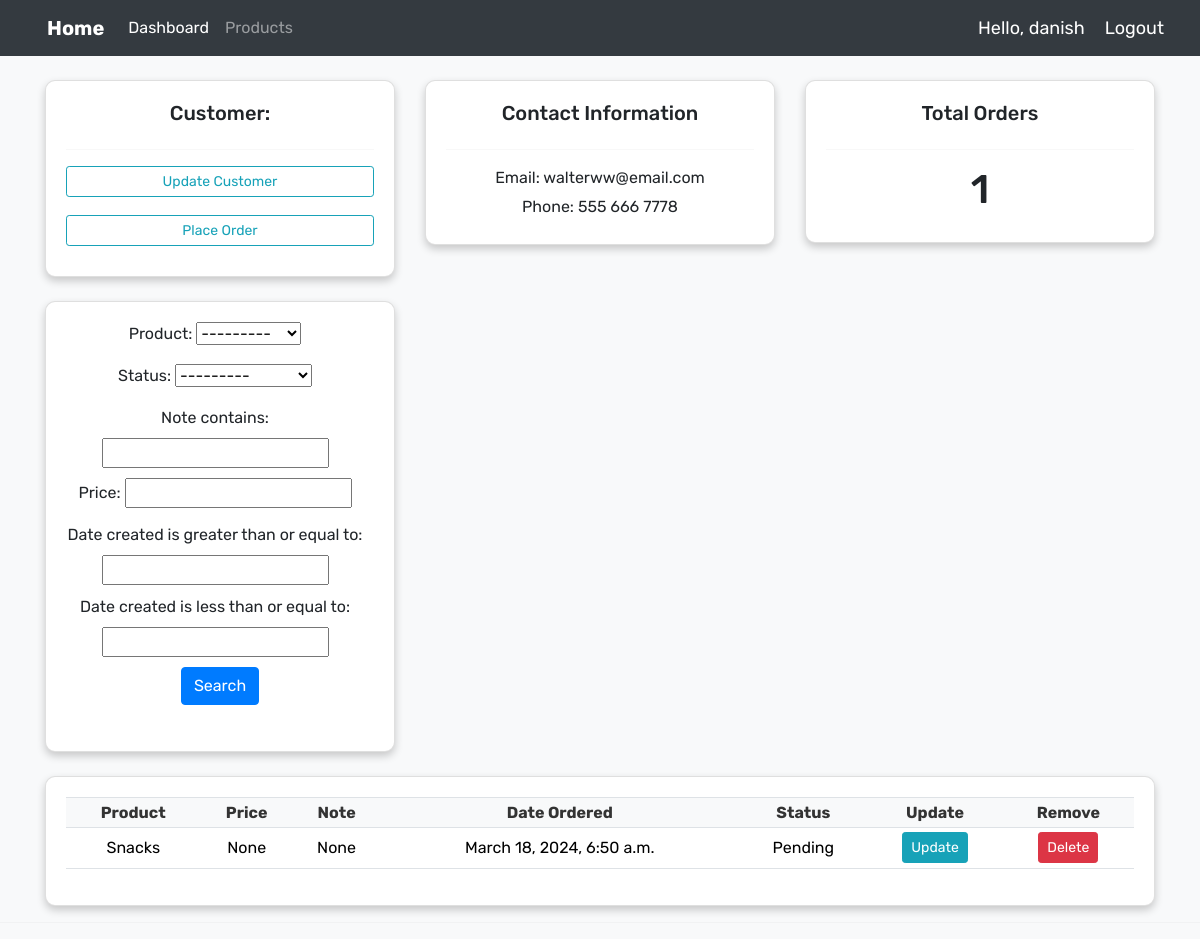
The app's page /customer/1/ (signed in), older data.
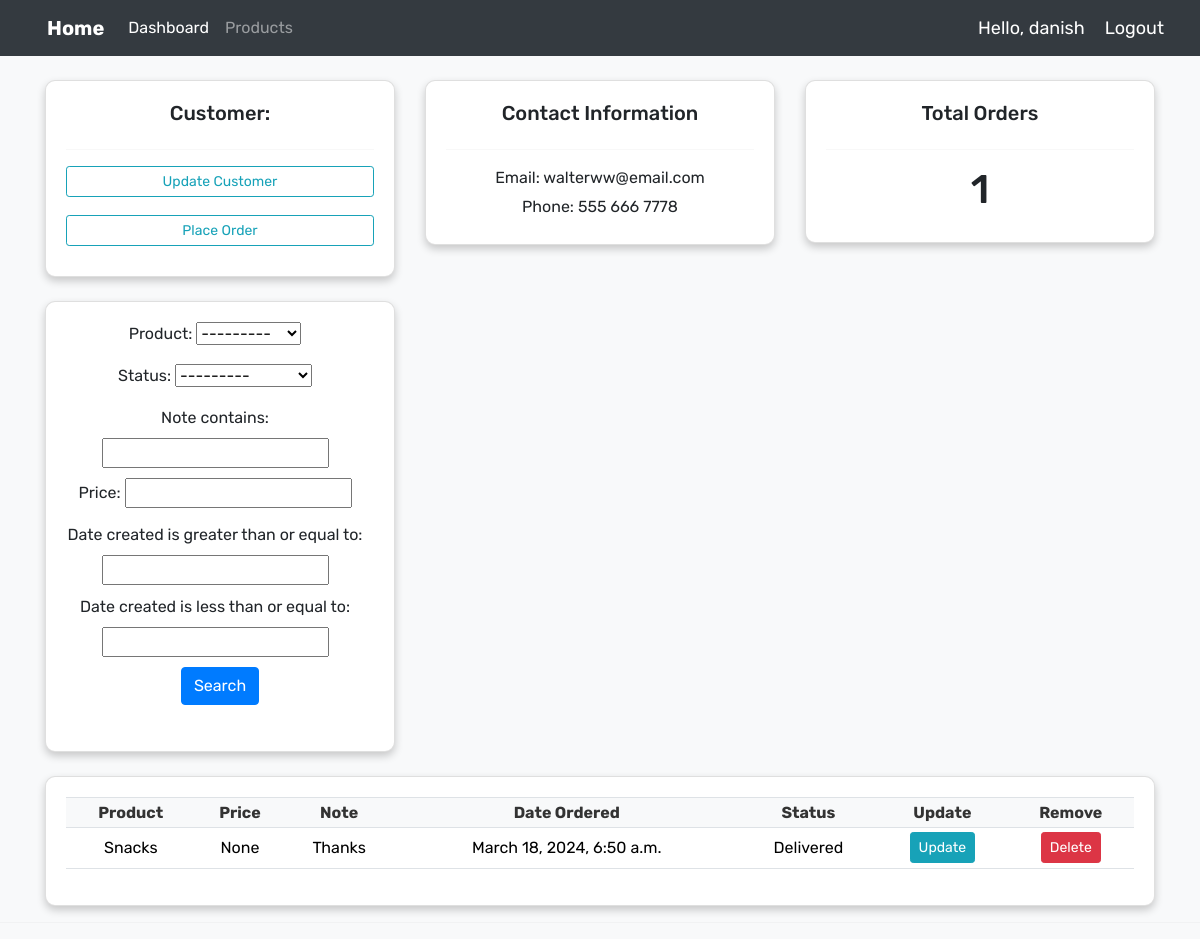
The same page, newer data.
### accounts/models.py (models this page shows, shortened)
class Order(models.Model):
    STATUS = (
        ('Pending', 'Pending'),
        ('Out for delivery', 'Out for delivery'),
        ('Delivered', 'Delivered'),
    )
    customer = models.ForeignKey(Customer, null=True, on_delete= models.SET_NULL)
    product = models.ForeignKey(Product, null=True, on_delete= models.SET_NULL)
    date_created = models.DateTimeField(auto_now_add=True, null=True)
    status = models.CharField(max_length=200, null=True, choices=STATUS)
    note = models.CharField(max_length=1000, null=True)
    price = models.DecimalField(max_digits=10, decimal_places=2, null=True)

class Product(models.Model):
    CATEGORY = (
        ('Indoor', 'Indoor'),
        ('Out Door', 'Out Door'),
    )
    name = models.CharField(max_length=200, null=True)
    price = models.FloatField(null=True)
    category = models.CharField(max_length=200, null=True, choices=CATEGORY)
    description = models.CharField(max_length=200, null=True)
    date_created = models.DateTimeField(auto_now_add=True, null=True)
    tags = models.ManyToManyField(Tag)
    def __str__(self):
        return self.name

### accounts/decorators.py (the view)
        def wrapper_func(request, *args, **kwargs):
            group = None
            if request.user.groups.exists():
                group = request.user.groups.all()[0].name
            if group in allowed_roles:
                return view_func(request, *args, **kwargs)
            else:
                return HttpResponse('You are not authorized to view this page')

### accounts/views.py (called while the page is built)
@login_required(login_url='login')
@allowed_users(allowed_roles=['admin'])
def customer(request, pk_test):
    customer = Customer.objects.get(id=pk_test)
    orders = customer.order_set.all()
    order_count = orders.count()
    myFilter = OrderFilter(request.GET, queryset=orders)
    orders = myFilter.qs
    context = {'customer': customer, 'orders':orders, 'order_count':order_count, 'myFilter':myFilter}
    return render(request, 'accounts/customer.html', context)

### accounts/templates/accounts/customer.html (shortened to what this page needs)
{% extends 'accounts/main.html' %} {% load static %} {% block content %}
<link
  rel="stylesheet"
  href="https://maxcdn.bootstrapcdn.com/bootstrap/4.5.2/css/bootstrap.min.css"
/>
<br />
<div class="container">
  <div class="row">
    <div class="col-md-4">
      <div class="card card-body">
        <h5>Customer:</h5>
        <hr />
        <a class="btn btn-outline-info btn-sm btn-block btn-update" href=""
          >Update Customer</a
        >
        <a
          class="btn btn-outline-info btn-sm btn-block btn-place-order"
          href="{% url 'create_order' customer.id %}"
          >Place Order</a
        >
      </div>
    </div>
    <div class="col-md-4">
      <div class="card card-body contact-info">
        <h5>Contact Information</h5>
        <hr />
        <p>Email: {{ customer.email }}</p>
        <p>Phone: {{ customer.phone }}</p>
      </div>
    </div>
    <div class="col-md-4">
      <div class="card card-body">
        <h5>Total Orders</h5>
        <hr />
        <h1>{{ order_count }}</h1>
      </div>
    </div>
  </div>
  <br />
  <div class="row">
    <div class="col-md-4">
      <div class="card card-body">
        <form method="get">
          {{ myFilter.form }}
          <button class="btn btn-primary btn-search" type="submit">
            Search
          </button>
        </form>
      </div>
    </div>
  </div>
  <br />
  <div class="row">
    <div class="col-md">
      <div class="card card-body">
        <table class="table table-sm">
          <tr>
            <th>Product</th>
            <th>Price</th>
            <th>Note</th>
            <th>Date Ordered</th>
            <th>Status</th>
            <th>Update</th>
            <th>Remove</th>
          </tr>
          {% for order in orders %}
          <tr>
            <td>{{ order.product }}</td>
            <td>{{ order.price }}</td>
            <td>{{ order.note }}</td>
            <td>{{ order.date_created }}</td>
            <td>{{ order.status }}</td>
            <td>
              <a
                class="btn btn-sm btn-info"
                href="{% url 'update_order' order.id %}"
                >Update</a
              >
            </td>
            <td>
              <a
                class="btn btn-sm btn-danger"
                href="{% url 'delete_order' order.id %}"
                >Delete</a
              >
            </td>
          </tr>
          {% endfor %}
        </table>
      </div>
    </div>
  </div>
</div>
{% endblock %}

Row changes from the older to the newer data that the page shows:
changed Order "None": note "None" → "Thanks"; status "Pending" → "Delivered"
